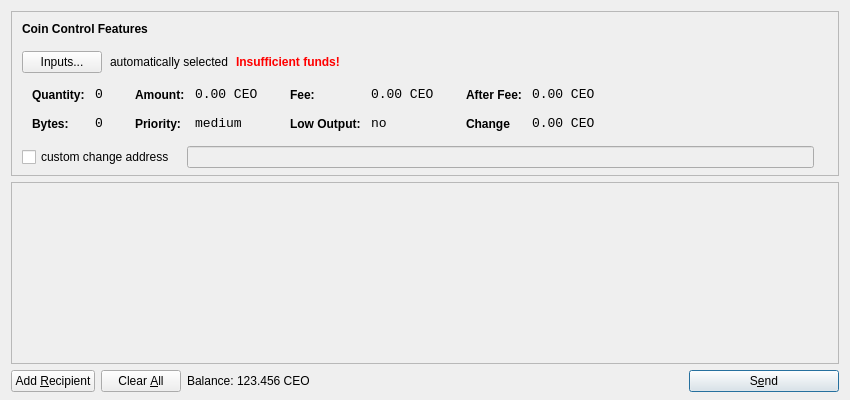
<?xml version="1.0" encoding="UTF-8"?>
<ui version="4.0">
 <class>SendCoinsDialog</class>
 <widget class="QDialog" name="SendCoinsDialog">
  <property name="geometry">
   <rect>
    <x>0</x>
    <y>0</y>
    <width>850</width>
    <height>400</height>
   </rect>
  </property>
  <property name="windowTitle">
   <string>Send Coins</string>
  </property>
  <layout class="QVBoxLayout" name="verticalLayout" stretch="0,1,0">
   <property name="bottomMargin">
    <number>8</number>
   </property>
   <item>
    <widget class="QFrame" name="frameCoinControl">
     <property name="sizePolicy">
      <sizepolicy hsizetype="Expanding" vsizetype="Expanding">
       <horstretch>0</horstretch>
       <verstretch>0</verstretch>
      </sizepolicy>
     </property>
     <property name="maximumSize">
      <size>
       <width>16777215</width>
       <height>16777215</height>
      </size>
     </property>
     <property name="frameShape">
      <enum>QFrame::StyledPanel</enum>
     </property>
     <property name="frameShadow">
      <enum>QFrame::Sunken</enum>
     </property>
     <layout class="QVBoxLayout" name="verticalLayoutCoinControl2">
      <property name="spacing">
       <number>-1</number>
      </property>
      <property name="leftMargin">
       <number>0</number>
      </property>
      <property name="topMargin">
       <number>0</number>
      </property>
      <property name="rightMargin">
       <number>0</number>
      </property>
      <property name="bottomMargin">
       <number>6</number>
      </property>
      <item>
       <layout class="QVBoxLayout" name="verticalLayoutCoinControl" stretch="0,0,0,0,1">
        <property name="spacing">
         <number>0</number>
        </property>
        <property name="leftMargin">
         <number>10</number>
        </property>
        <property name="topMargin">
         <number>10</number>
        </property>
        <item>
         <layout class="QHBoxLayout" name="horizontalLayoutCoinControl1">
          <property name="bottomMargin">
           <number>15</number>
          </property>
          <item>
           <widget class="QLabel" name="labelCoinControlFeatures">
            <property name="sizePolicy">
             <sizepolicy hsizetype="Preferred" vsizetype="Maximum">
              <horstretch>0</horstretch>
              <verstretch>0</verstretch>
             </sizepolicy>
            </property>
            <property name="font">
             <font>
              <weight>75</weight>
              <bold>true</bold>
             </font>
            </property>
            <property name="styleSheet">
             <string notr="true">font-weight:bold;</string>
            </property>
            <property name="text">
             <string>Coin Control Features</string>
            </property>
           </widget>
          </item>
         </layout>
        </item>
        <item>
         <layout class="QHBoxLayout" name="horizontalLayoutCoinControl2" stretch="0,0,0,0">
          <property name="spacing">
           <number>8</number>
          </property>
          <property name="bottomMargin">
           <number>10</number>
          </property>
          <item>
           <widget class="QPushButton" name="pushButtonCoinControl">
            <property name="styleSheet">
             <string notr="true"/>
            </property>
            <property name="text">
             <string>Inputs...</string>
            </property>
           </widget>
          </item>
          <item>
           <widget class="QLabel" name="labelCoinControlAutomaticallySelected">
            <property name="text">
             <string>automatically selected</string>
            </property>
            <property name="margin">
             <number>5</number>
            </property>
           </widget>
          </item>
          <item>
           <widget class="QLabel" name="labelCoinControlInsuffFunds">
            <property name="font">
             <font>
              <weight>75</weight>
              <bold>true</bold>
             </font>
            </property>
            <property name="styleSheet">
             <string notr="true">color:red;font-weight:bold;</string>
            </property>
            <property name="text">
             <string>Insufficient funds!</string>
            </property>
            <property name="margin">
             <number>5</number>
            </property>
           </widget>
          </item>
          <item>
           <spacer name="horizontalSpacerCoinControl">
            <property name="orientation">
             <enum>Qt::Horizontal</enum>
            </property>
            <property name="sizeHint" stdset="0">
             <size>
              <width>40</width>
              <height>1</height>
             </size>
            </property>
           </spacer>
          </item>
         </layout>
        </item>
        <item>
         <widget class="QWidget" name="widgetCoinControl" native="true">
          <property name="sizePolicy">
           <sizepolicy hsizetype="Preferred" vsizetype="Preferred">
            <horstretch>0</horstretch>
            <verstretch>0</verstretch>
           </sizepolicy>
          </property>
          <property name="minimumSize">
           <size>
            <width>0</width>
            <height>0</height>
           </size>
          </property>
          <property name="styleSheet">
           <string notr="true"/>
          </property>
          <layout class="QHBoxLayout" name="horizontalLayoutCoinControl5">
           <property name="margin">
            <number>0</number>
           </property>
           <item>
            <layout class="QHBoxLayout" name="horizontalLayoutCoinControl3" stretch="0,0,0,1">
             <property name="spacing">
              <number>20</number>
             </property>
             <property name="topMargin">
              <number>0</number>
             </property>
             <property name="bottomMargin">
              <number>10</number>
             </property>
             <item>
              <layout class="QFormLayout" name="formLayoutCoinControl1">
               <property name="horizontalSpacing">
                <number>10</number>
               </property>
               <property name="verticalSpacing">
                <number>14</number>
               </property>
               <property name="leftMargin">
                <number>10</number>
               </property>
               <property name="topMargin">
                <number>4</number>
               </property>
               <property name="rightMargin">
                <number>6</number>
               </property>
               <item row="0" column="0">
                <widget class="QLabel" name="labelCoinControlQuantityText">
                 <property name="styleSheet">
                  <string notr="true">font-weight:bold;</string>
                 </property>
                 <property name="text">
                  <string>Quantity:</string>
                 </property>
                 <property name="margin">
                  <number>0</number>
                 </property>
                </widget>
               </item>
               <item row="0" column="1">
                <widget class="QLabel" name="labelCoinControlQuantity">
                 <property name="font">
                  <font>
                   <family>Monospace</family>
                   <pointsize>10</pointsize>
                  </font>
                 </property>
                 <property name="cursor">
                  <cursorShape>IBeamCursor</cursorShape>
                 </property>
                 <property name="contextMenuPolicy">
                  <enum>Qt::ActionsContextMenu</enum>
                 </property>
                 <property name="text">
                  <string>0</string>
                 </property>
                 <property name="margin">
                  <number>0</number>
                 </property>
                 <property name="textInteractionFlags">
                  <set>Qt::LinksAccessibleByMouse|Qt::TextSelectableByKeyboard|Qt::TextSelectableByMouse</set>
                 </property>
                </widget>
               </item>
               <item row="1" column="0">
                <widget class="QLabel" name="labelCoinControlBytesText">
                 <property name="styleSheet">
                  <string notr="true">font-weight:bold;</string>
                 </property>
                 <property name="text">
                  <string>Bytes:</string>
                 </property>
                </widget>
               </item>
               <item row="1" column="1">
                <widget class="QLabel" name="labelCoinControlBytes">
                 <property name="font">
                  <font>
                   <family>Monospace</family>
                   <pointsize>10</pointsize>
                  </font>
                 </property>
                 <property name="cursor">
                  <cursorShape>IBeamCursor</cursorShape>
                 </property>
                 <property name="contextMenuPolicy">
                  <enum>Qt::ActionsContextMenu</enum>
                 </property>
                 <property name="text">
                  <string>0</string>
                 </property>
                 <property name="textInteractionFlags">
                  <set>Qt::LinksAccessibleByMouse|Qt::TextSelectableByKeyboard|Qt::TextSelectableByMouse</set>
                 </property>
                </widget>
               </item>
              </layout>
             </item>
             <item>
              <layout class="QFormLayout" name="formLayoutCoinControl2">
               <property name="horizontalSpacing">
                <number>10</number>
               </property>
               <property name="verticalSpacing">
                <number>14</number>
               </property>
               <property name="leftMargin">
                <number>6</number>
               </property>
               <property name="topMargin">
                <number>4</number>
               </property>
               <property name="rightMargin">
                <number>6</number>
               </property>
               <item row="0" column="0">
                <widget class="QLabel" name="labelCoinControlAmountText">
                 <property name="styleSheet">
                  <string notr="true">font-weight:bold;</string>
                 </property>
                 <property name="text">
                  <string>Amount:</string>
                 </property>
                 <property name="margin">
                  <number>0</number>
                 </property>
                </widget>
               </item>
               <item row="0" column="1">
                <widget class="QLabel" name="labelCoinControlAmount">
                 <property name="font">
                  <font>
                   <family>Monospace</family>
                   <pointsize>10</pointsize>
                  </font>
                 </property>
                 <property name="cursor">
                  <cursorShape>IBeamCursor</cursorShape>
                 </property>
                 <property name="contextMenuPolicy">
                  <enum>Qt::ActionsContextMenu</enum>
                 </property>
                 <property name="text">
                  <string>0.00 CEO</string>
                 </property>
                 <property name="textInteractionFlags">
                  <set>Qt::LinksAccessibleByMouse|Qt::TextSelectableByKeyboard|Qt::TextSelectableByMouse</set>
                 </property>
                </widget>
               </item>
               <item row="1" column="0">
                <widget class="QLabel" name="labelCoinControlPriorityText">
                 <property name="styleSheet">
                  <string notr="true">font-weight:bold;</string>
                 </property>
                 <property name="text">
                  <string>Priority:</string>
                 </property>
                </widget>
               </item>
               <item row="1" column="1">
                <widget class="QLabel" name="labelCoinControlPriority">
                 <property name="font">
                  <font>
                   <family>Monospace</family>
                   <pointsize>10</pointsize>
                  </font>
                 </property>
                 <property name="cursor">
                  <cursorShape>IBeamCursor</cursorShape>
                 </property>
                 <property name="contextMenuPolicy">
                  <enum>Qt::ActionsContextMenu</enum>
                 </property>
                 <property name="text">
                  <string>medium</string>
                 </property>
                 <property name="textInteractionFlags">
                  <set>Qt::LinksAccessibleByMouse|Qt::TextSelectableByKeyboard|Qt::TextSelectableByMouse</set>
                 </property>
                </widget>
               </item>
              </layout>
             </item>
             <item>
              <layout class="QFormLayout" name="formLayoutCoinControl3">
               <property name="horizontalSpacing">
                <number>10</number>
               </property>
               <property name="verticalSpacing">
                <number>14</number>
               </property>
               <property name="leftMargin">
                <number>6</number>
               </property>
               <property name="topMargin">
                <number>4</number>
               </property>
               <property name="rightMargin">
                <number>6</number>
               </property>
               <item row="0" column="0">
                <widget class="QLabel" name="labelCoinControlFeeText">
                 <property name="styleSheet">
                  <string notr="true">font-weight:bold;</string>
                 </property>
                 <property name="text">
                  <string>Fee:</string>
                 </property>
                 <property name="margin">
                  <number>0</number>
                 </property>
                </widget>
               </item>
               <item row="0" column="1">
                <widget class="QLabel" name="labelCoinControlFee">
                 <property name="font">
                  <font>
                   <family>Monospace</family>
                   <pointsize>10</pointsize>
                  </font>
                 </property>
                 <property name="cursor">
                  <cursorShape>IBeamCursor</cursorShape>
                 </property>
                 <property name="contextMenuPolicy">
                  <enum>Qt::ActionsContextMenu</enum>
                 </property>
                 <property name="text">
                  <string>0.00 CEO</string>
                 </property>
                 <property name="textInteractionFlags">
                  <set>Qt::LinksAccessibleByMouse|Qt::TextSelectableByKeyboard|Qt::TextSelectableByMouse</set>
                 </property>
                </widget>
               </item>
               <item row="1" column="0">
                <widget class="QLabel" name="labelCoinControlLowOutputText">
                 <property name="styleSheet">
                  <string notr="true">font-weight:bold;</string>
                 </property>
                 <property name="text">
                  <string>Low Output:</string>
                 </property>
                </widget>
               </item>
               <item row="1" column="1">
                <widget class="QLabel" name="labelCoinControlLowOutput">
                 <property name="font">
                  <font>
                   <family>Monospace</family>
                   <pointsize>10</pointsize>
                  </font>
                 </property>
                 <property name="cursor">
                  <cursorShape>IBeamCursor</cursorShape>
                 </property>
                 <property name="contextMenuPolicy">
                  <enum>Qt::ActionsContextMenu</enum>
                 </property>
                 <property name="text">
                  <string>no</string>
                 </property>
                 <property name="textInteractionFlags">
                  <set>Qt::LinksAccessibleByMouse|Qt::TextSelectableByKeyboard|Qt::TextSelectableByMouse</set>
                 </property>
                </widget>
               </item>
              </layout>
             </item>
             <item>
              <layout class="QFormLayout" name="formLayoutCoinControl4">
               <property name="horizontalSpacing">
                <number>10</number>
               </property>
               <property name="verticalSpacing">
                <number>14</number>
               </property>
               <property name="leftMargin">
                <number>6</number>
               </property>
               <property name="topMargin">
                <number>4</number>
               </property>
               <property name="rightMargin">
                <number>6</number>
               </property>
               <item row="0" column="0">
                <widget class="QLabel" name="labelCoinControlAfterFeeText">
                 <property name="styleSheet">
                  <string notr="true">font-weight:bold;</string>
                 </property>
                 <property name="text">
                  <string>After Fee:</string>
                 </property>
                 <property name="margin">
                  <number>0</number>
                 </property>
                </widget>
               </item>
               <item row="0" column="1">
                <widget class="QLabel" name="labelCoinControlAfterFee">
                 <property name="font">
                  <font>
                   <family>Monospace</family>
                   <pointsize>10</pointsize>
                  </font>
                 </property>
                 <property name="cursor">
                  <cursorShape>IBeamCursor</cursorShape>
                 </property>
                 <property name="contextMenuPolicy">
                  <enum>Qt::ActionsContextMenu</enum>
                 </property>
                 <property name="text">
                  <string>0.00 CEO</string>
                 </property>
                 <property name="textInteractionFlags">
                  <set>Qt::LinksAccessibleByMouse|Qt::TextSelectableByKeyboard|Qt::TextSelectableByMouse</set>
                 </property>
                </widget>
               </item>
               <item row="1" column="0">
                <widget class="QLabel" name="labelCoinControlChangeText">
                 <property name="styleSheet">
                  <string notr="true">font-weight:bold;</string>
                 </property>
                 <property name="text">
                  <string>Change</string>
                 </property>
                </widget>
               </item>
               <item row="1" column="1">
                <widget class="QLabel" name="labelCoinControlChange">
                 <property name="font">
                  <font>
                   <family>Monospace</family>
                   <pointsize>10</pointsize>
                  </font>
                 </property>
                 <property name="cursor">
                  <cursorShape>IBeamCursor</cursorShape>
                 </property>
                 <property name="contextMenuPolicy">
                  <enum>Qt::ActionsContextMenu</enum>
                 </property>
                 <property name="text">
                  <string>0.00 CEO</string>
                 </property>
                 <property name="textInteractionFlags">
                  <set>Qt::LinksAccessibleByMouse|Qt::TextSelectableByKeyboard|Qt::TextSelectableByMouse</set>
                 </property>
                </widget>
               </item>
              </layout>
             </item>
            </layout>
           </item>
          </layout>
         </widget>
        </item>
        <item>
         <layout class="QHBoxLayout" name="horizontalLayoutCoinControl4" stretch="0,0,0">
          <property name="spacing">
           <number>12</number>
          </property>
          <property name="sizeConstraint">
           <enum>QLayout::SetDefaultConstraint</enum>
          </property>
          <property name="topMargin">
           <number>5</number>
          </property>
          <property name="rightMargin">
           <number>5</number>
          </property>
          <item>
           <widget class="QCheckBox" name="checkBoxCoinControlChange">
            <property name="text">
             <string>custom change address</string>
            </property>
           </widget>
          </item>
          <item>
           <widget class="QLineEdit" name="lineEditCoinControlChange">
            <property name="enabled">
             <bool>false</bool>
            </property>
            <property name="sizePolicy">
             <sizepolicy hsizetype="Expanding" vsizetype="Fixed">
              <horstretch>0</horstretch>
              <verstretch>0</verstretch>
             </sizepolicy>
            </property>
           </widget>
          </item>
          <item>
           <widget class="QLabel" name="labelCoinControlChangeLabel">
            <property name="sizePolicy">
             <sizepolicy hsizetype="Preferred" vsizetype="Expanding">
              <horstretch>0</horstretch>
              <verstretch>0</verstretch>
             </sizepolicy>
            </property>
            <property name="minimumSize">
             <size>
              <width>0</width>
              <height>0</height>
             </size>
            </property>
            <property name="text">
             <string/>
            </property>
            <property name="margin">
             <number>3</number>
            </property>
           </widget>
          </item>
         </layout>
        </item>
        <item>
         <spacer name="verticalSpacerCoinControl">
          <property name="orientation">
           <enum>Qt::Vertical</enum>
          </property>
          <property name="sizeHint" stdset="0">
           <size>
            <width>800</width>
            <height>1</height>
           </size>
          </property>
         </spacer>
        </item>
       </layout>
      </item>
     </layout>
    </widget>
   </item>
   <item>
    <widget class="QScrollArea" name="scrollArea">
     <property name="widgetResizable">
      <bool>true</bool>
     </property>
     <widget class="QWidget" name="scrollAreaWidgetContents">
      <property name="geometry">
       <rect>
        <x>0</x>
        <y>0</y>
        <width>830</width>
        <height>165</height>
       </rect>
      </property>
      <layout class="QVBoxLayout" name="verticalLayout_2">
       <property name="margin">
        <number>0</number>
       </property>
       <item>
        <layout class="QVBoxLayout" name="entries">
         <property name="spacing">
          <number>6</number>
         </property>
        </layout>
       </item>
       <item>
        <spacer name="verticalSpacer">
         <property name="orientation">
          <enum>Qt::Vertical</enum>
         </property>
         <property name="sizeHint" stdset="0">
          <size>
           <width>20</width>
           <height>40</height>
          </size>
         </property>
        </spacer>
       </item>
      </layout>
     </widget>
    </widget>
   </item>
   <item>
    <layout class="QHBoxLayout" name="horizontalLayout">
     <item>
      <widget class="QPushButton" name="addButton">
       <property name="toolTip">
        <string>Send to multiple recipients at once</string>
       </property>
       <property name="text">
        <string>Add &amp;Recipient</string>
       </property>
       <property name="icon">
        <iconset resource="../bitcoin.qrc">
         <normaloff>:/icons/add</normaloff>:/icons/add</iconset>
       </property>
       <property name="autoDefault">
        <bool>false</bool>
       </property>
      </widget>
     </item>
     <item>
      <widget class="QPushButton" name="clearButton">
       <property name="sizePolicy">
        <sizepolicy hsizetype="Minimum" vsizetype="Fixed">
         <horstretch>0</horstretch>
         <verstretch>0</verstretch>
        </sizepolicy>
       </property>
       <property name="toolTip">
        <string>Remove all transaction fields</string>
       </property>
       <property name="text">
        <string>Clear &amp;All</string>
       </property>
       <property name="icon">
        <iconset resource="../bitcoin.qrc">
         <normaloff>:/icons/remove</normaloff>:/icons/remove</iconset>
       </property>
       <property name="autoRepeatDelay">
        <number>300</number>
       </property>
       <property name="autoDefault">
        <bool>false</bool>
       </property>
      </widget>
     </item>
     <item>
      <layout class="QHBoxLayout" name="horizontalLayout_2">
       <property name="spacing">
        <number>3</number>
       </property>
       <item>
        <widget class="QLabel" name="label">
         <property name="sizePolicy">
          <sizepolicy hsizetype="Preferred" vsizetype="Fixed">
           <horstretch>0</horstretch>
           <verstretch>0</verstretch>
          </sizepolicy>
         </property>
         <property name="text">
          <string>Balance:</string>
         </property>
        </widget>
       </item>
       <item>
        <widget class="QLabel" name="labelBalance">
         <property name="sizePolicy">
          <sizepolicy hsizetype="Preferred" vsizetype="Fixed">
           <horstretch>0</horstretch>
           <verstretch>0</verstretch>
          </sizepolicy>
         </property>
         <property name="cursor">
          <cursorShape>IBeamCursor</cursorShape>
         </property>
         <property name="text">
          <string>123.456 CEO</string>
         </property>
         <property name="textInteractionFlags">
          <set>Qt::LinksAccessibleByMouse|Qt::TextSelectableByKeyboard|Qt::TextSelectableByMouse</set>
         </property>
        </widget>
       </item>
      </layout>
     </item>
     <item>
      <spacer name="horizontalSpacer">
       <property name="orientation">
        <enum>Qt::Horizontal</enum>
       </property>
       <property name="sizeHint" stdset="0">
        <size>
         <width>40</width>
         <height>20</height>
        </size>
       </property>
      </spacer>
     </item>
     <item>
      <widget class="QPushButton" name="sendButton">
       <property name="minimumSize">
        <size>
         <width>150</width>
         <height>0</height>
        </size>
       </property>
       <property name="toolTip">
        <string>Confirm the send action</string>
       </property>
       <property name="text">
        <string>S&amp;end</string>
       </property>
       <property name="icon">
        <iconset resource="../bitcoin.qrc">
         <normaloff>:/icons/send</normaloff>:/icons/send</iconset>
       </property>
       <property name="default">
        <bool>true</bool>
       </property>
      </widget>
     </item>
    </layout>
   </item>
  </layout>
 </widget>
 <resources>
  <include location="../bitcoin.qrc"/>
 </resources>
 <connections/>
</ui>
